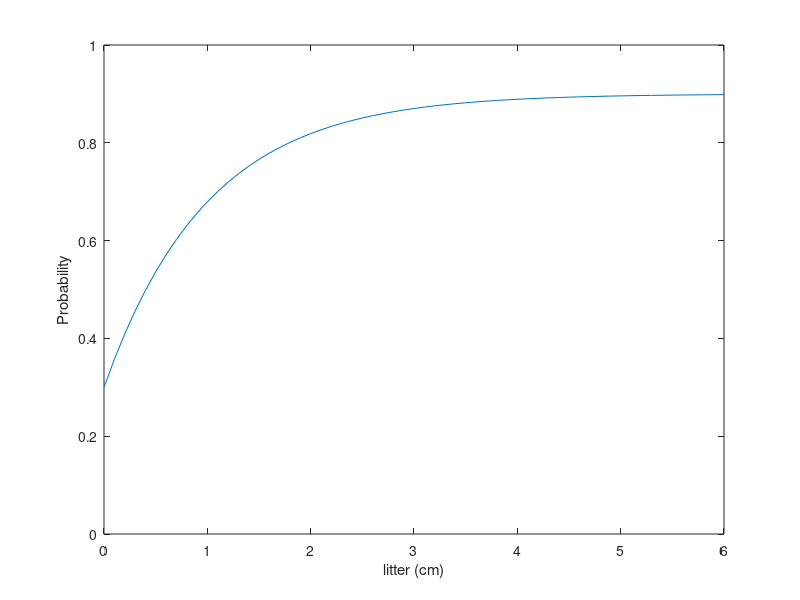

Write MATLAB code to recreate this figure.
                  
% OAK                  
                  Lit=0:0.1:6;
                  maxGQ=0.9;
                  minGQ=0.3
                  ProbGQ=maxGQ-(maxGQ-minGQ)*exp(-Lit);
                  plot(Lit,ProbGQ)
                  xlabel('litter (cm)'), ylabel('Probability')
                  axis([0 6 0 1])